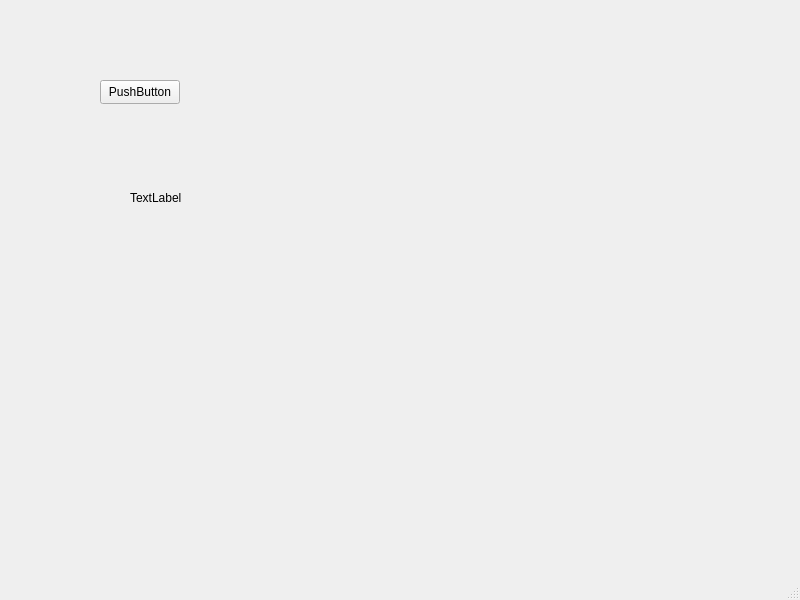
<?xml version="1.0" encoding="UTF-8"?>
<ui version="4.0">
 <class>HelloWorld</class>
 <widget class="QMainWindow" name="HelloWorld">
  <property name="geometry">
   <rect>
    <x>0</x>
    <y>0</y>
    <width>800</width>
    <height>600</height>
   </rect>
  </property>
  <property name="windowTitle">
   <string>HelloWorld</string>
  </property>
  <widget class="QWidget" name="centralwidget">
   <widget class="QPushButton" name="pushButton">
    <property name="geometry">
     <rect>
      <x>100</x>
      <y>80</y>
      <width>80</width>
      <height>24</height>
     </rect>
    </property>
    <property name="text">
     <string>PushButton</string>
    </property>
   </widget>
   <widget class="QLabel" name="label">
    <property name="geometry">
     <rect>
      <x>130</x>
      <y>190</y>
      <width>58</width>
      <height>16</height>
     </rect>
    </property>
    <property name="text">
     <string>TextLabel</string>
    </property>
   </widget>
  </widget>
  <widget class="QMenuBar" name="menubar">
   <property name="geometry">
    <rect>
     <x>0</x>
     <y>0</y>
     <width>800</width>
     <height>22</height>
    </rect>
   </property>
  </widget>
  <widget class="QStatusBar" name="statusbar"/>
 </widget>
 <resources/>
 <connections/>
</ui>
